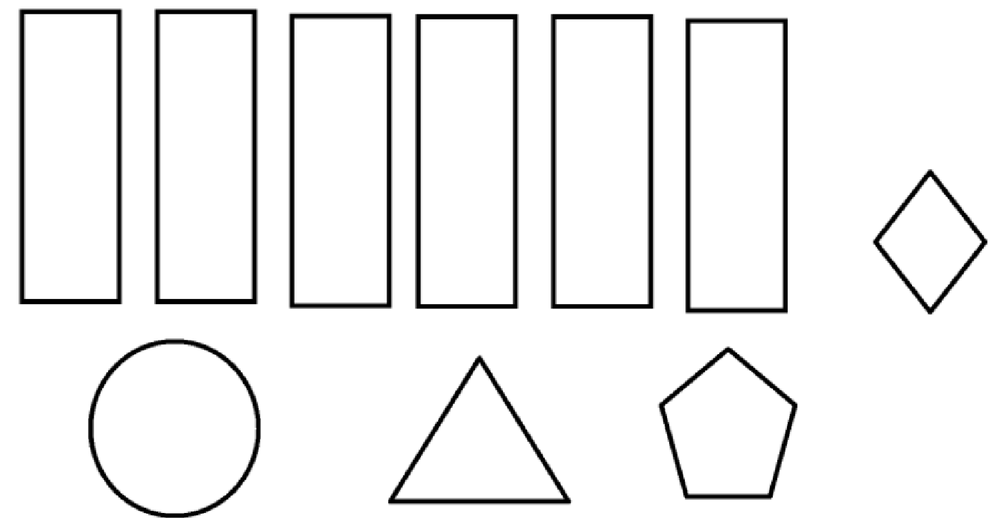
#> input picture images/shapes.png, 1000 x 518 px, shrunk from 1399 x 724 before the run
$ python pianoRecognizer.py
#> lines starting #> are read from the running program, lines starting #| are printed output that depends on the picture; after the words box and inside, x2 and y2 are one past the last pixel; in counts of white or black regions, pixels touching at a corner belong together
import cv2
import numpy as np

# Cargar la imagen
image = cv2.imread('images/shapes.png')
#> image is the input picture: shape (518, 1000, 3); min 0, max 255, mean 239.7


# Convertir a escala de grises
gray = cv2.cvtColor(image, cv2.COLOR_BGR2GRAY)

# Aplicar umbral para convertir en imagen binaria
_, threshold = cv2.threshold(gray, 240, 255, cv2.THRESH_BINARY)
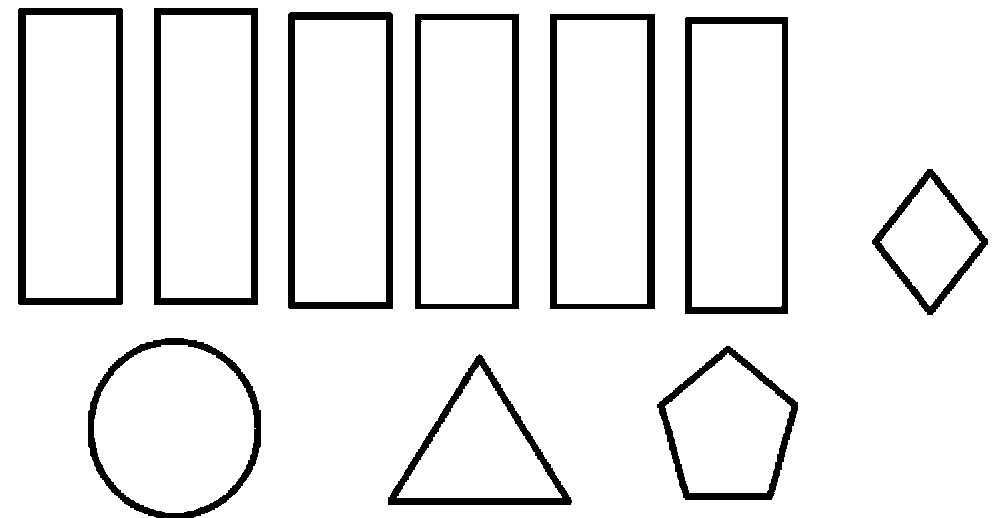
#> threshold: shape (518, 1000); 91.4% white; 10 black regions

# Encontrar contornos en la imagen
contours, _ = cv2.findContours(threshold, cv2.RETR_TREE, cv2.CHAIN_APPROX_SIMPLE)
#> contours = 20 contours; largest, box (x1, y1, x2, y2) and area: (0, 0, 1000, 518) 491409, (17, 7, 124, 306) 31580, (287, 11, 394, 310) 31576, (549, 13, 656, 310) 31374, (153, 7, 259, 306) 31288

# Iterar sobre los contornos encontrados
for contour in contours:
    # Aproximar el contorno a un polígono
    approx = cv2.approxPolyDP(contour, 0.02 * cv2.arcLength(contour, True), True)

    # Dibujar el contorno sobre la imagen original
    cv2.drawContours(image, [approx], 0, (0, 0, 0), 5)

    # Encontrar el centro del polígono
    x = approx.ravel()[0]
    y = approx.ravel()[1]

    # Determinar el número de lados del polígono y etiquetar la forma

    match (len(approx)):
        case 3:
            cv2.putText(image, "Triangulo", (x, y), cv2.FONT_HERSHEY_SIMPLEX, 0.5, (0, 0, 0))
        case 4:
            cv2.putText(image, "Rectangulo", (x, y), cv2.FONT_HERSHEY_SIMPLEX, 0.5, (0, 0, 0))
        case 5:
            cv2.putText(image, "Pentagono", (x, y), cv2.FONT_HERSHEY_SIMPLEX, 0.5, (0, 0, 0))
        case 6:
            cv2.putText(image, "Hexagono", (x, y), cv2.FONT_HERSHEY_SIMPLEX, 0.5, (0, 0, 0))
        case _:
            cv2.putText(image, "Circulo", (x, y), cv2.FONT_HERSHEY_SIMPLEX, 0.5, (0, 0, 0))
#> this loop made 20 passes
#> (approx, x, y) on passes 3, 4, 7, 8, 9, 10, 11, 12, 13, 14, 15: ([[387, 497], [479, 353], [572, 502]], 387, 497), ([[561, 496], [479, 365], [397, 497]], 561, 496), ([[927, 168], [988, 239], [932, 315], [871, 243]], 927, 168), ([[930, 177], [880, 241], [929, 305], [980, 242]], 930, 177), ([[686, 16], [788, 17], [787, 314], [684, 313]], 686, 16), ([[692, 24], [692, 306], [780, 306], [781, 24]], 692, 24), ([[550, 13], [655, 14], [654, 309], [549, 308]], 550, 13), ([[557, 20], [557, 303], [646, 303], [646, 20]], 557, 20), ([[415, 13], [519, 14], [518, 309], [414, 308]], 415, 13), ([[421, 20], [421, 303], [511, 303], [511, 20]], 421, 20), ([[290, 11], [393, 14], [392, 309], [287, 307]], 290, 11)
#> (x, y) on passes 1, 2, 5, 6: (161, 345), (0, 0), (726, 345), (727, 353)
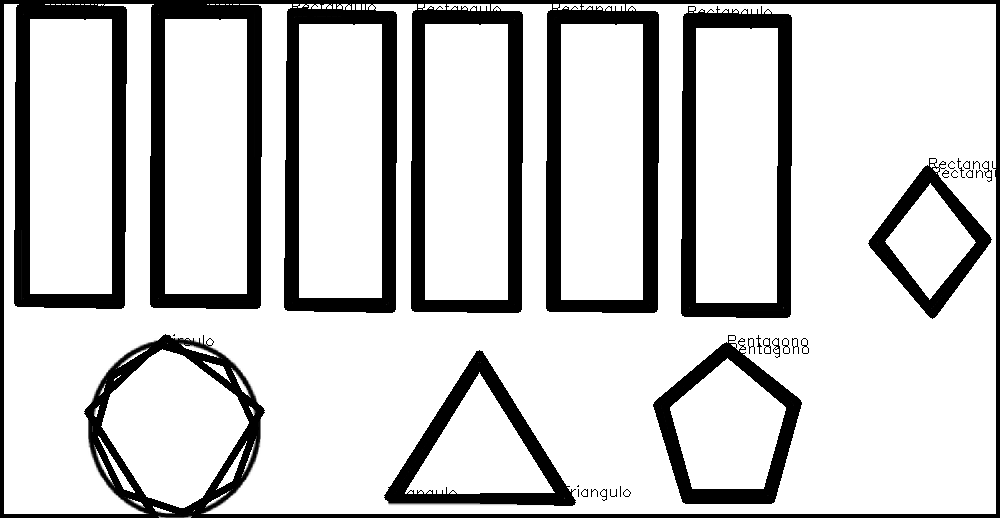
#> image: shape (518, 1000, 3); 17.93% of pixels changed, all inside (x1, y1, x2, y2) = (0, 0, 1000, 518)
# Mostrar la imagen con las formas etiquetadas
cv2.imshow("Shapes", image)
cv2.waitKey(0)
cv2.destroyAllWindows()

$ run again, with images/B.png copied over images/shapes.png
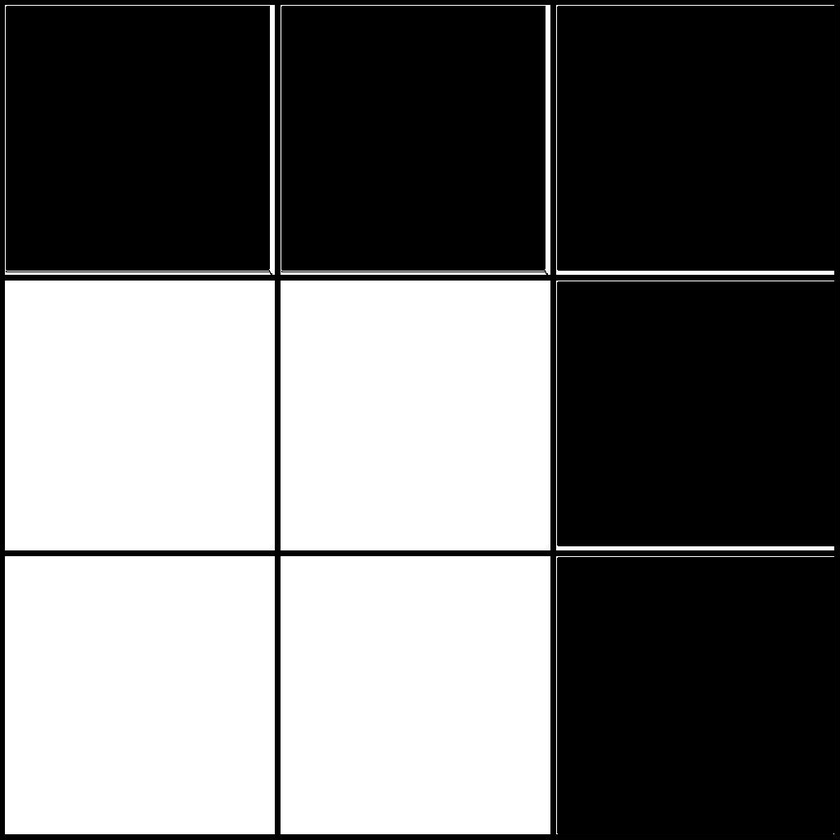
#> input picture images/B.png, 840 x 840 px, shrunk from 1024 x 1024 before the run
#> image is the input picture: shape (840, 840, 3); min 0, max 255, mean 110.3
#> `_, threshold = cv2.threshold(gray, 240, 255, cv2.THRESH_BINARY)`:
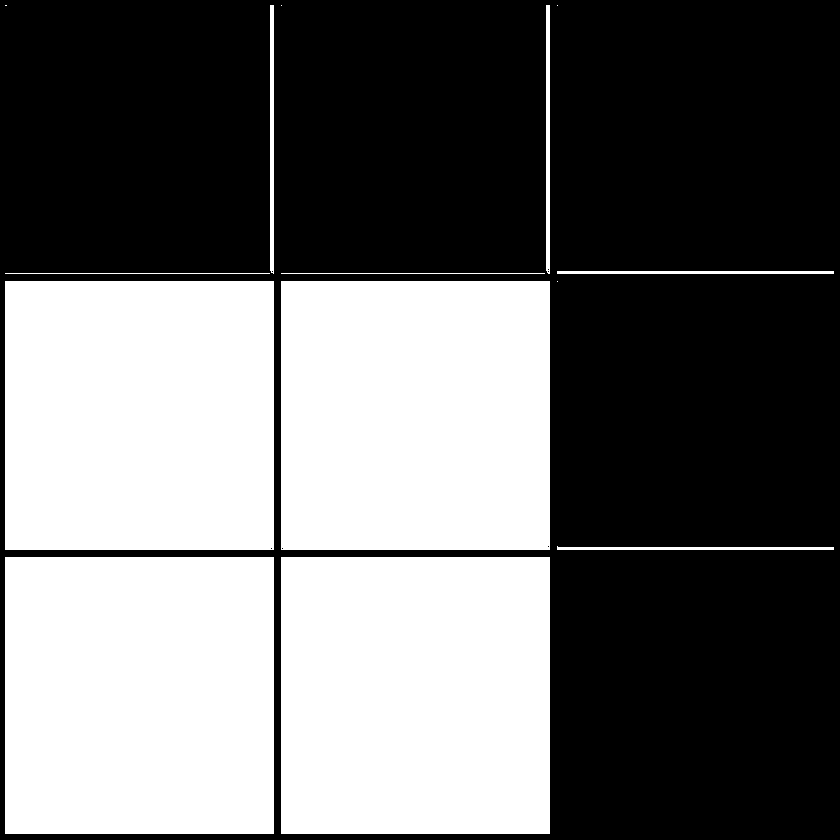
#> threshold: shape (840, 840); 42.2% white; 14 white regions (4 under 20 px)
#> contours = 20 contours, 12 with area under 20; largest, box (x1, y1, x2, y2) and area: (281, 557, 550, 834) 73968, (5, 557, 274, 834) 73968, (281, 281, 550, 550) 71824, (5, 281, 274, 550) 71824, (546, 5, 550, 274) 801, (270, 5, 274, 274) 800, (557, 546, 834, 550) 552, (557, 271, 834, 274) 552
#> the loop `for contour in contours:` made 20 passes
#> (approx, x, y) on passes 1, 2, 3, 5, 6, 7, 8: ([[281, 557], [281, 833], [549, 833], [549, 557]], 281, 557), ([[5, 557], [5, 833], [273, 833], [273, 557]], 5, 557), ([[557, 546], [833, 549]], 557, 546), ([[281, 281], [281, 549], [549, 549], [549, 281]], 281, 281), ([[281, 548], [282, 547], [283, 548], [282, 549]], 281, 548), ([[547, 546], [548, 545], [549, 546], [548, 547]], 547, 546), ([[5, 281], [5, 549], [273, 549], [273, 281]], 5, 281)
#> after the loop `for contour in contours:`:
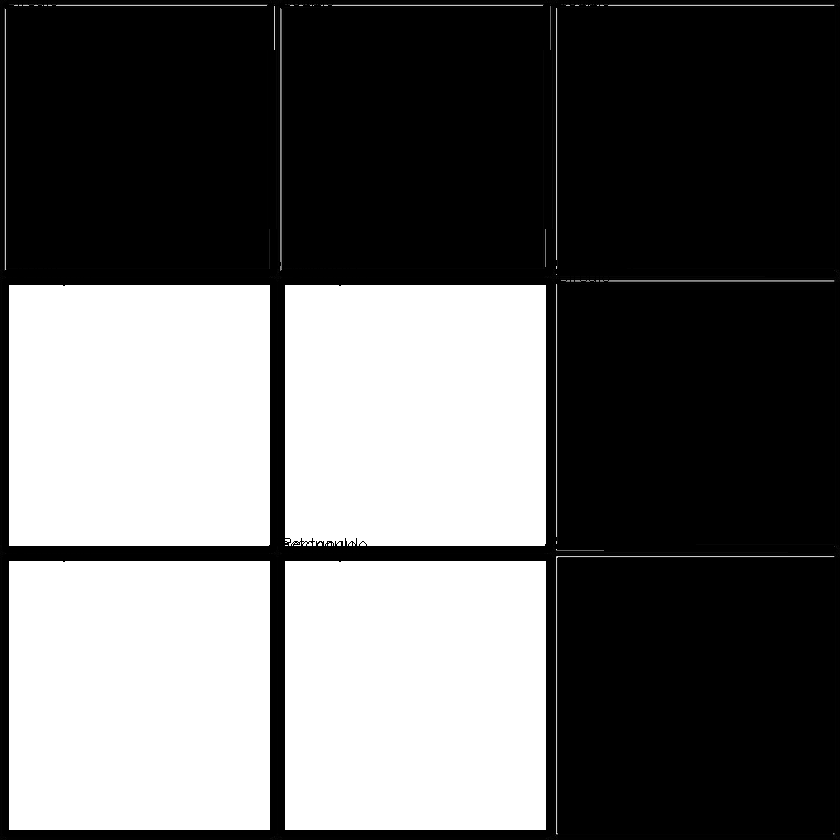
#> image: shape (840, 840, 3); 5.12% of pixels changed, all inside (x1, y1, x2, y2) = (2, 0, 837, 837)
